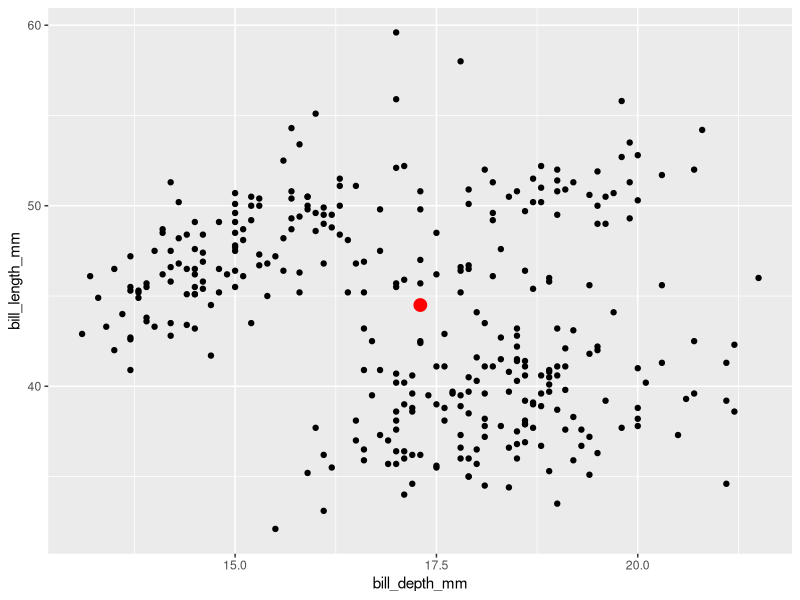
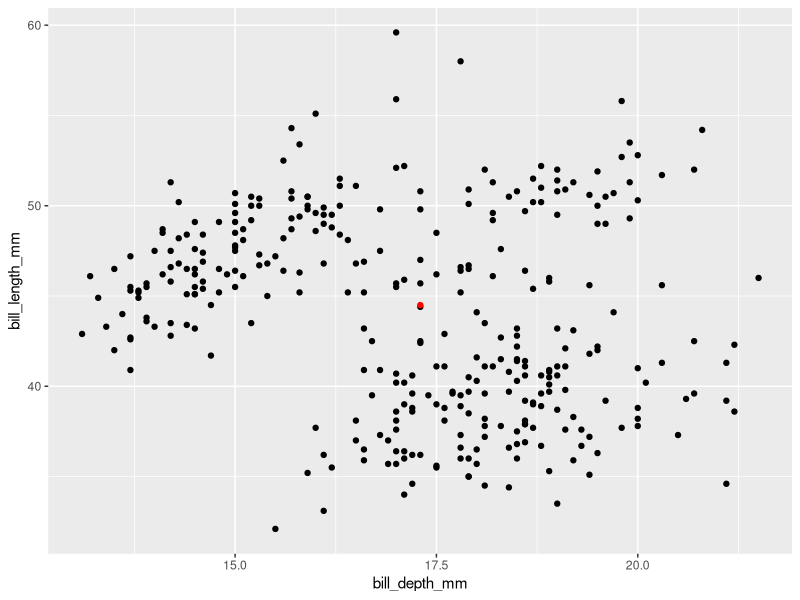
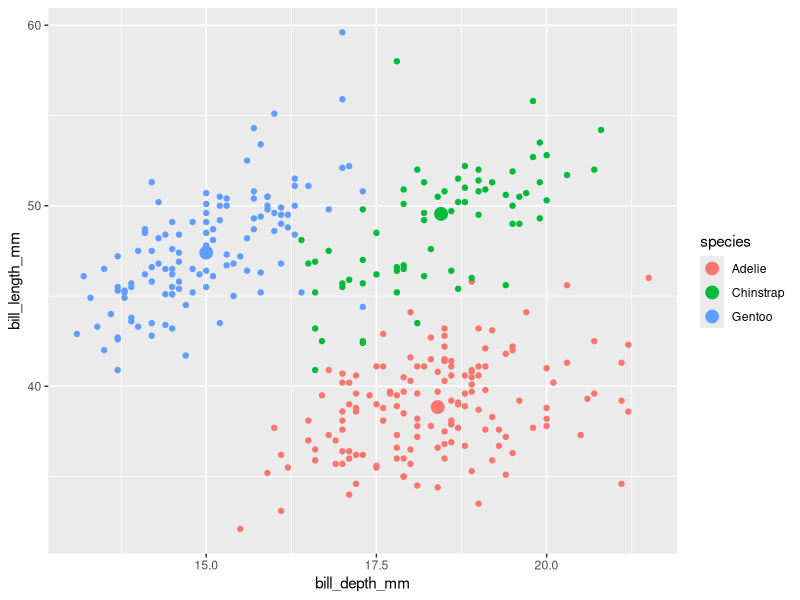
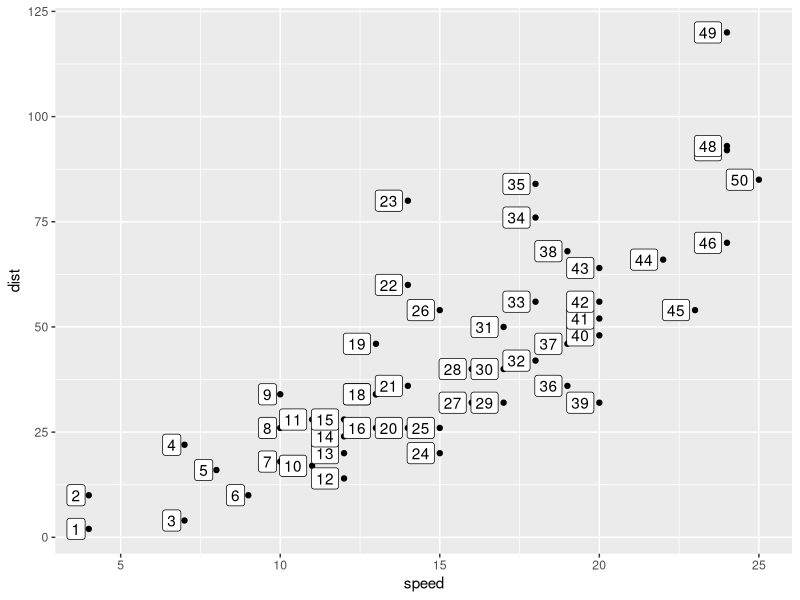
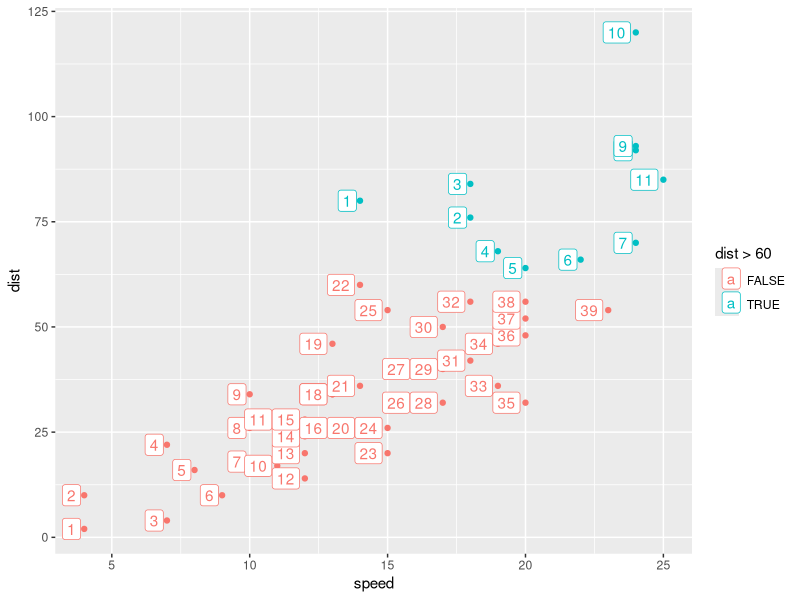
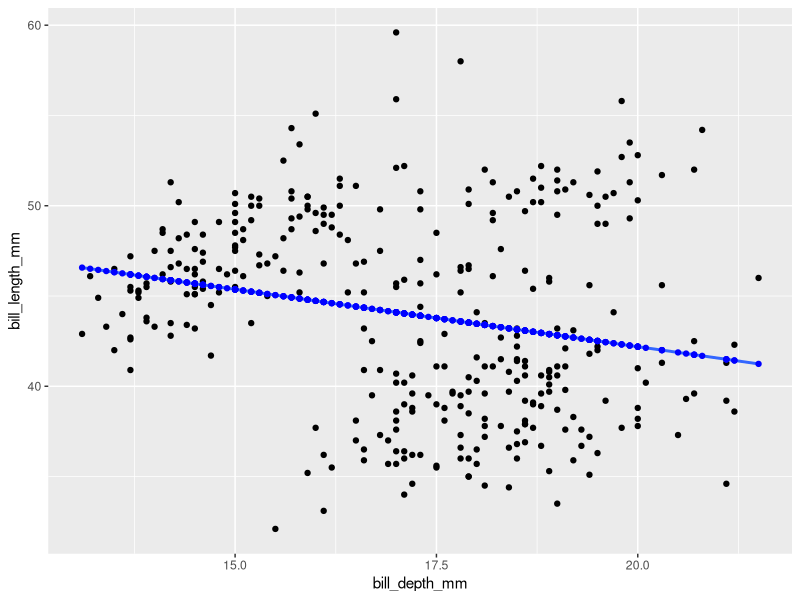
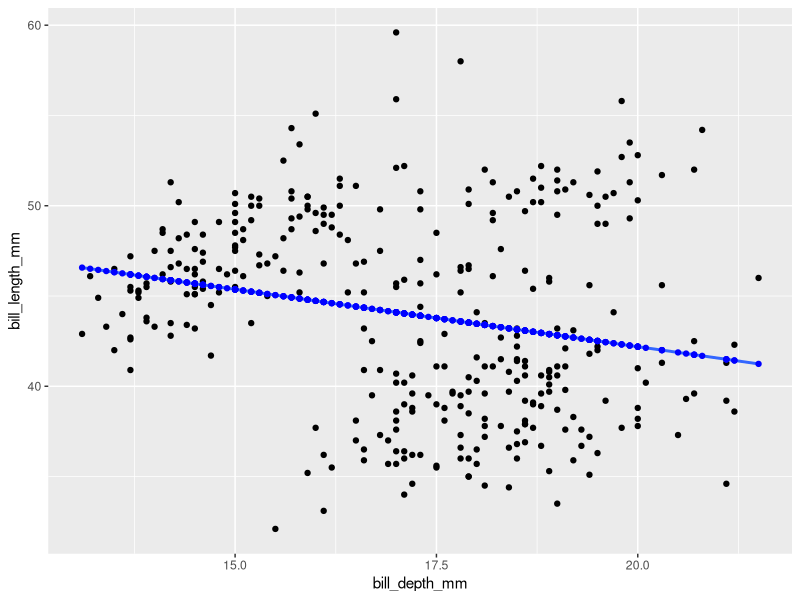
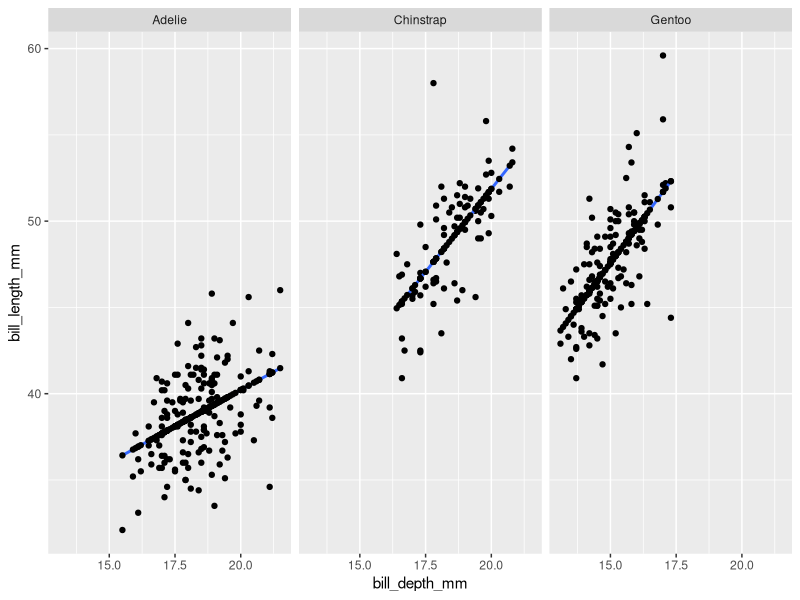

The R source for these figures, in order:
## ---- chunk 1
# This is the recommended set up for flipbooks
# you might think about setting cache to TRUE as you gain practice --- building flipbooks from scratch can be time consuming
knitr::opts_chunk$set(fig.width = 6, fig.height = 4, message = F, warning = FALSE, comment = "", cache = F)

options(tibble.print_min = 55)
options(knitr.duplicate.label = "allow")
options(width=300) # prevents data wrapping
## ---- chunk 2
knitr::opts_chunk$set(echo = TRUE, message = F, warning = F)
## ---- chunk 3
library(tidyverse)
library(palmerpenguins)
penguins <- remove_missing(penguins)


penguins_medians <- penguins %>% 
  summarize(bill_length_mm_median = median(bill_length_mm),
            bill_depth_mm_median = median(bill_depth_mm))

penguins %>% 
  ggplot() + 
  aes(x = bill_depth_mm) + 
  aes(y = bill_length_mm) + 
  geom_point() + 
  geom_point(data = penguins_medians,
    color = "red", size = 4,
             aes(x = bill_depth_mm_median,
                 y = bill_length_mm_median))
## ---- chunk 4
compute_group_xy_medians <- function(data, scales){
  data %>% 
    summarize(x = median(x),
            y = median(y))
}
penguins %>%
  rename(x = bill_depth_mm, 
         y = bill_length_mm) %>%
  compute_group_xy_medians()
## ---- chunk 5
StatXYMedians <- ggplot2::ggproto(`_class` = "StatXYMedians",
                                  `_inherit` = ggplot2::Stat,
                                  required_aes = c("x", "y"),
                                  compute_group = compute_group_xy_medians)
## ---- chunk 6
geom_point_xy_medians <- function(mapping = NULL, data = NULL,
                           position = "identity", na.rm = FALSE,
                           show.legend = NA,
                           inherit.aes = TRUE, ...) {
  ggplot2::layer(
    stat = StatXYMedians, # proto object from step 2
    geom = ggplot2::GeomPoint, # inherit other behavior
    data = data, 
    mapping = mapping,
    position = position, 
    show.legend = show.legend, 
    inherit.aes = inherit.aes,
    params = list(na.rm = na.rm, ...)
  )
}
## ---- chunk 7
penguins %>%
  ggplot()+
  aes(x = bill_depth_mm, y = bill_length_mm)+
  geom_point()+
  geom_point_xy_medians(color = "red")
## ---- chunk 8
penguins %>%
  ggplot()+
  aes(x = bill_depth_mm, 
      y = bill_length_mm, 
      color = species)+
  geom_point()+
  geom_point_xy_medians(size = 4)
## ---- chunk 9
# you won't use the scales argument, but ggplot will later
compute_group_row_number <- function(data, scales){
  
  data %>% 
    # add an additional column called label
    # the geom we inherit from requires the label aesthetic
    mutate(label = 1:n())
  
}

# step 1b test the computation function 
cars %>% 
  # input must have required aesthetic inputs as columns
  rename(x = speed, y = dist) %>% 
  compute_group_row_number() %>% 
  head()
## ---- chunk 10
StatRownumber <- ggplot2::ggproto(`_class` = "StatRownumber",
                                  `_inherit` = ggplot2::Stat,
                                  required_aes = c("x", "y"),
                                  compute_group = compute_group_row_number)
## ---- chunk 11
geom_label_row_number <- function(mapping = NULL, data = NULL,
                           position = "identity", na.rm = FALSE,
                           show.legend = NA,
                           inherit.aes = TRUE, ...) {
  ggplot2::layer(
    stat = StatRownumber, # proto object from Step 2
    geom = ggplot2::GeomLabel, # inherit other behavior
    data = data, 
    mapping = mapping,
    position = position, 
    show.legend = show.legend, 
    inherit.aes = inherit.aes,
    params = list(na.rm = na.rm, ...)
  )
}
## ---- chunk 12
cars %>% 
  ggplot() + 
  aes(x = speed, y = dist) + 
  geom_point() + 
  geom_label_row_number(hjust = 1.2) # function in action
## ---- chunk 13
last_plot() + 
  aes(color = dist > 60) # Computation is within group
## ---- chunk 14
model <- lm(formula = bill_length_mm ~ bill_depth_mm, 
            data = penguins) 

penguins_w_fitted <- penguins %>% 
  mutate(fitted = model$fitted.values)


penguins %>% 
  ggplot() + 
  aes(x = bill_depth_mm, y = bill_length_mm) +
  geom_point() + 
  geom_smooth(method = "lm", se = F) + 
  geom_point(data = penguins_w_fitted,
             aes(y = fitted),
             color = "blue")
## ---- chunk 15
compute_group_lm_fitted<- function(data, scales){
  model<-lm(formula= y ~ x, data = data)
  data %>% 
    mutate(y=model$fitted.values)
}

# test out the function
penguins %>%
  # rename to explicitly state the x and y inputs
  rename(x = bill_depth_mm, y = bill_length_mm)%>%
  compute_group_lm_fitted()
## ---- chunk 16
StatLmFitted<-ggplot2::ggproto(`_class` = "StatLmFitted",
                                  `_inherit` = ggplot2::Stat,
                                  required_aes = c("x", "y"),
                                  compute_group = compute_group_lm_fitted)
## ---- chunk 17
geom_point_lm_fitted <- function(mapping = NULL, data = NULL,
                           position = "identity", na.rm = FALSE,
                           show.legend = NA,
                           inherit.aes = TRUE, ...) {
  ggplot2::layer(
    stat = StatLmFitted, # proto object from step 2
    geom = ggplot2::GeomPoint, # inherit other behavior
    data = data, 
    mapping = mapping,
    position = position, 
    show.legend = show.legend, 
    inherit.aes = inherit.aes,
    params = list(na.rm = na.rm, ...)
  )
}
## ---- chunk 18
penguins %>% 
  ggplot() + 
  aes(x = bill_depth_mm, y = bill_length_mm) +
  geom_point() + 
  geom_smooth(method="lm", se= F)+
  geom_point_lm_fitted(color="blue")
## ---- chunk 19
penguins %>% 
  ggplot() + 
  aes(x = bill_depth_mm, y = bill_length_mm) +
  geom_point() + 
  geom_smooth(method="lm", se= F) +
  geom_point_lm_fitted() + 
  facet_wrap(facets = vars(species))
